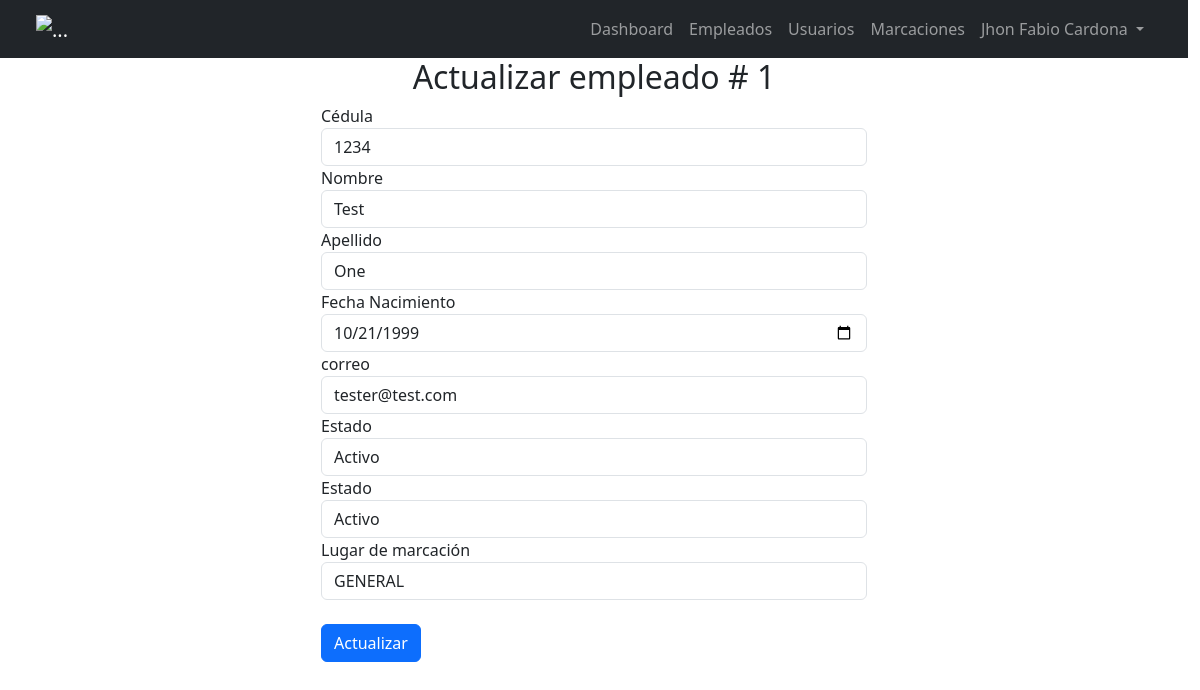
Screenshot of /admin/index.php?ruta=empleados-edit&id=1 (signed in) with the database file from the repository.
### tables this page shows
CREATE TABLE IF NOT EXISTS `empleados` (
  `id` bigint unsigned NOT NULL AUTO_INCREMENT,
  `cedula` bigint NOT NULL,
  `nombre` varchar(100) NOT NULL,
  `apellido` varchar(100) NOT NULL,
  `fecha_nacimiento` date NOT NULL,
  `correo` varchar(100) NOT NULL,
  `estado` tinyint NOT NULL DEFAULT '1',
  `lugar_marcacion` int unsigned DEFAULT NULL,
  `fecha_registro` timestamp NOT NULL DEFAULT CURRENT_TIMESTAMP,
  PRIMARY KEY (`id`),
  UNIQUE KEY `cedula` (`cedula`),
  KEY `FK_lugar_marcacion` (`lugar_marcacion`),
  CONSTRAINT `FK_lugar_marcacion` FOREIGN KEY (`lugar_marcacion`) REFERENCES `lugares` (`id`) ON DELETE SET NULL ON UPDATE CASCADE
);

CREATE TABLE IF NOT EXISTS `lugares` (
  `id` int unsigned NOT NULL AUTO_INCREMENT,
  `lugar` varchar(50) NOT NULL,
  PRIMARY KEY (`id`)
);

### admin/Controllers/AppController.php (called while the page is built)
<?php
class AppController
{
    public static function startApp()
    {
        include __DIR__ . "/../Views/template.php";
    }
}

### admin/index.php (called while the page is built, shortened)
<?php
include "./Models/Conexion.php";
include "./Controllers/AppController.php";
include "./Controllers/UsuarioController.php";
include "./Controllers/EmpleadoController.php";
include "./Controllers/MarcacionController.php";
AppController::startApp();
?>

### admin/Models/Conexion.php (called while the page is built)
<?php
class Conexion
{
    public static  function conectar()
    {
        $ip = 'localhost';
        $db = 'marcaciones';
        $user_db = 'root';
        $passwod_db = '';
        try {
            $conexion = new PDO("mysql:host=$ip;dbname=$db", $user_db, $passwod_db, [
                PDO::ATTR_PERSISTENT => true,
                PDO::MYSQL_ATTR_INIT_COMMAND => "SET NAMES utf8"
            ]);
            return $conexion;
        } catch (\Throwable $e) {
            print $e->getMessage();
            die();
        }
    }
}

### admin/Models/Empleado.php (called while the page is built, shortened)
<?php
class Empleado
{
    public static function info($cedula, $id = null)
    {
        $stmt = Conexion::conectar()->prepare("SELECT * FROM empleados WHERE cedula = :cedula OR id =  :id");
        $stmt->bindParam(':cedula', $cedula, PDO::PARAM_INT);
        $stmt->bindParam(':id', $id, PDO::PARAM_INT);
        $stmt->execute();
        $retorno = $stmt->rowCount() > 0 ? $stmt->fetch(PDO::FETCH_ASSOC) : [];
        return $retorno;
    }
}

### admin/Controllers/EmpleadoController.php (called while the page is built, shortened)
<?php
include __DIR__ . "/../Models/Empleado.php";
class EmpleadoController
{
    public static function info($id)
    {
        return Empleado::info($id, $id);
    }
}

### admin/Models/Marcacion.php (called while the page is built, shortened)
<?php
 class Marcacion
 {
   public static function lugares()
   {
      $stmt = Conexion::conectar()->prepare("SELECT id, lugar FROM lugares");
      $stmt->execute();
      $retorno  = $stmt->rowCount() > 0 ? $stmt->fetchAll(PDO::FETCH_ASSOC) : [];
      return $retorno;
   }
 }
?>

### admin/Controllers/MarcacionController.php (called while the page is built, shortened)
<?php
include __DIR__ . "/../Models/Marcacion.php";
class MarcacionController
{
    public static function lugares()
    {
        return Marcacion::lugares();
    }
}

### admin/Views/modulos/empleados/empleados-edit.php (the view, shortened to what this page needs)
<?php
$id = isset($_GET["id"]) ? intval($_GET["id"]) : 0;
$infoEmpleado = EmpleadoController::info($id);
?>
<?php
$lugares = MarcacionController::lugares();
?>
<div class="container">
    <div class="row justify-content-center">
        <div class="col-12 col-md-8 col-lg-6">
            <h2 class="text-center">Actualizar empleado # <?= $id ?></h2>
            <form method="post" id="frmUpdateEmpleado">
                <div class="form-group">
                    <label for="cedula">Cédula</label>
                    <input id="cedula" class="form-control" type="number" name="cedula" required value="<?= $infoEmpleado['cedula'] ?>">
                </div>
                <div class="form-group">
                    <label for="nombre">Nombre</label>
                    <input id="nombre" class="form-control" type="text" name="nombre" required value="<?= $infoEmpleado['nombre'] ?>">
                </div>
                <div class="form-group">
                    <label for="apellido">Apellido</label>
                    <input id="apellido" class="form-control" type="text" name="apellido" required value="<?= $infoEmpleado['apellido'] ?>">
                </div>
                <div class="form-group">
                    <label for="fecha_nacimiento">Fecha Nacimiento</label>
                    <input id="fecha_nacimiento" class="form-control" type="date" max="<?= date('Y-m-d') ?>" name="fecha_nacimiento" required value="<?= $infoEmpleado['fecha_nacimiento'] ?>">
                </div>
                <div class="form-group">
                    <label for="correo">correo</label>
                    <input id="correo" class="form-control" type="email" name="correo" required value="<?= $infoEmpleado['correo'] ?>">
                </div>
                <div class="form-group">
                    <label for="estado">Estado</label>
                    <select id="estado" class="form-control" name="estado" required>
                        <option value="1" <?= $infoEmpleado['estado'] == 1 ? 'selected' : '' ?>>Activo</option>
                    </select>
                </div>
                <div class="form-group">
                    <label for="estado">Estado</label>
                    <select id="estado" class="form-control" name="estado" required>
                        <option value="1" <?= $infoEmpleado['estado'] == 1 ? 'selected' : '' ?>>Activo</option>
                    </select>
                </div>
                <div class="form-group">
                    <label for="lugar_marcacion">Lugar de marcación</label>
                    <select id="lugar_marcacion" class="form-control" name="lugar_marcacion" required>
                        <?php if (count($lugares) > 0) : ?>
                            <?php foreach ($lugares as $key => $lugar) : ?>
                                <option value="<?= $lugar['id'] ?>" <?= $infoEmpleado['lugar_marcacion'] == $lugar['id'] ? 'selected' : '' ?>><?= $lugar['lugar'] ?></option>
                            <?php endforeach ?>
                        <?php endif ?>
                    </select>
                </div>
                <button type="submit" class="btn btn-primary my-4">
                    Actualizar
                </button>
            </form>
        </div>
    </div>
</div>

### rows the page displays
empleados: cedula "1234", nombre "Test", apellido "One", fecha_nacimiento "10/21/1999", correo "tester@test.com", estado "Activo", lugar_marcacion "GENERAL"

### other values shown
$_SESSION['nombre'] "Jhon Fabio Cardona"
$id "1"
